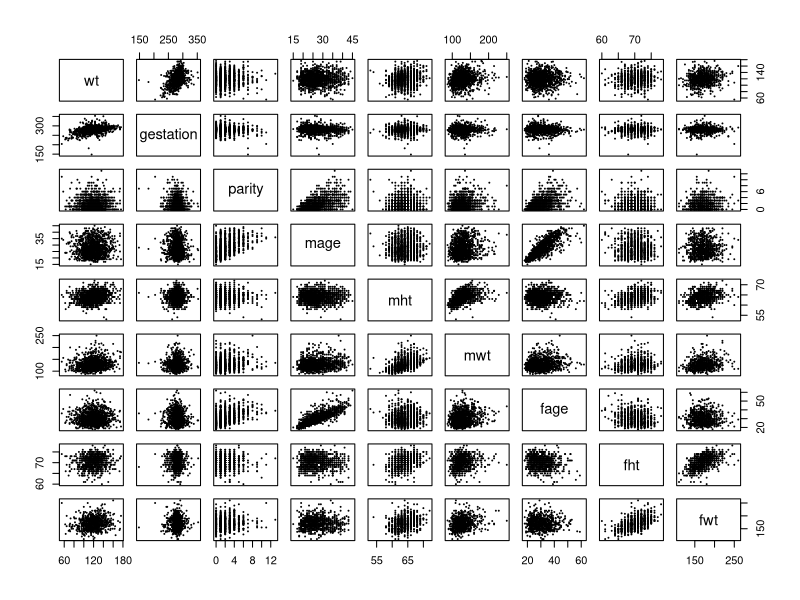
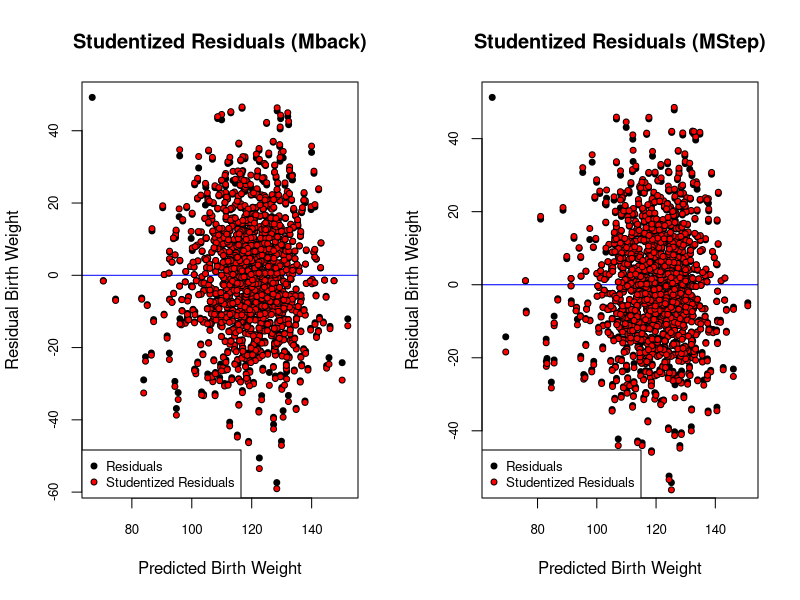
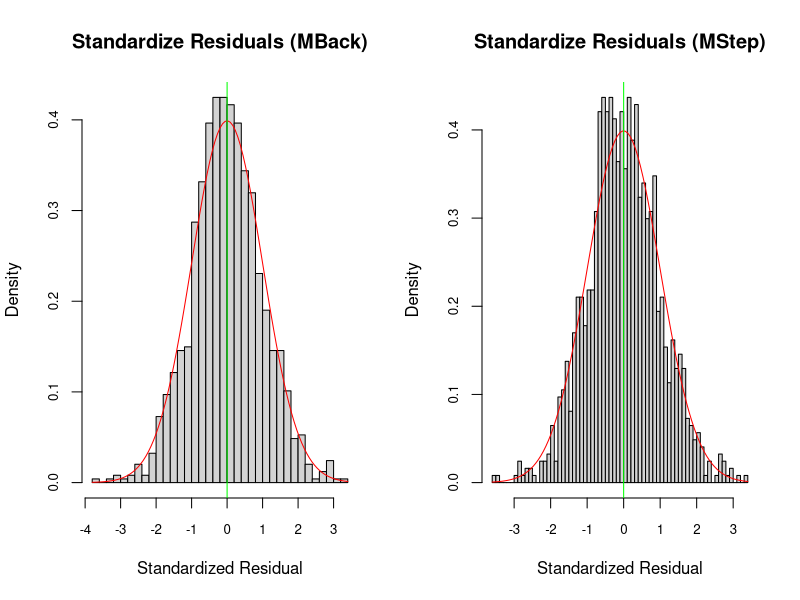
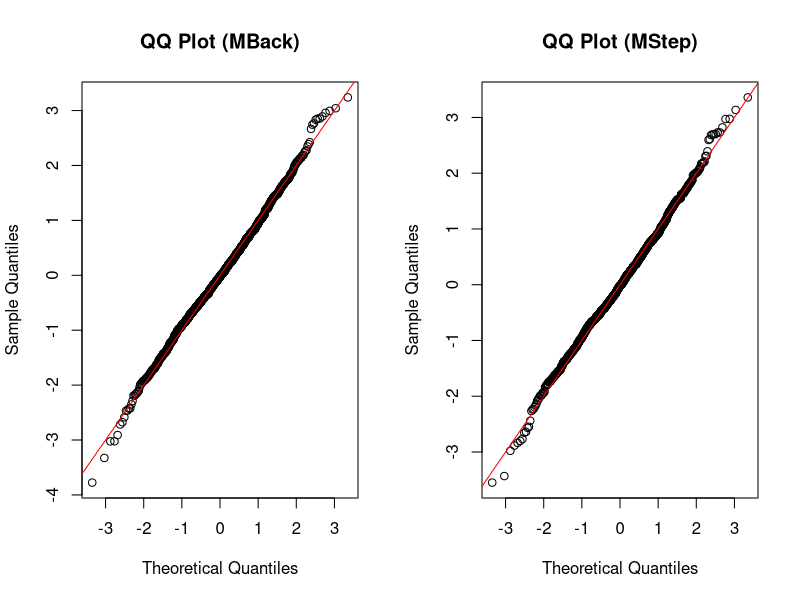
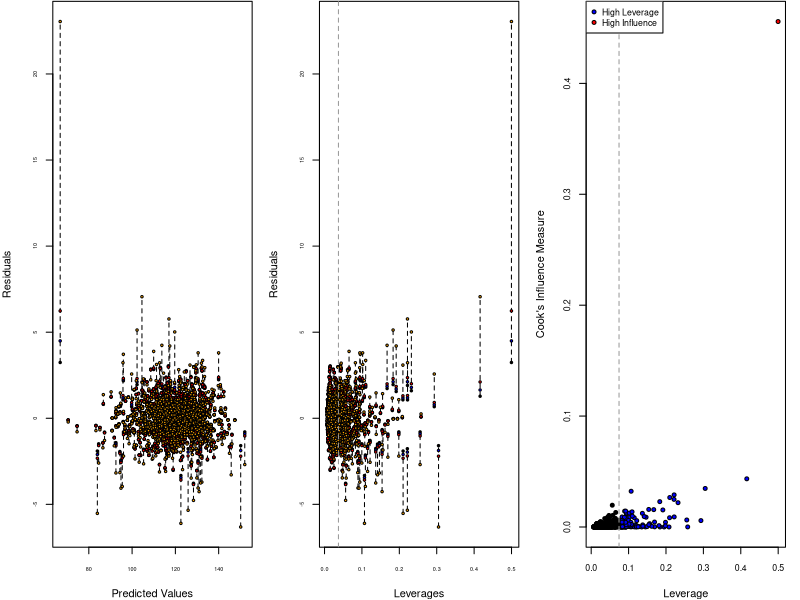
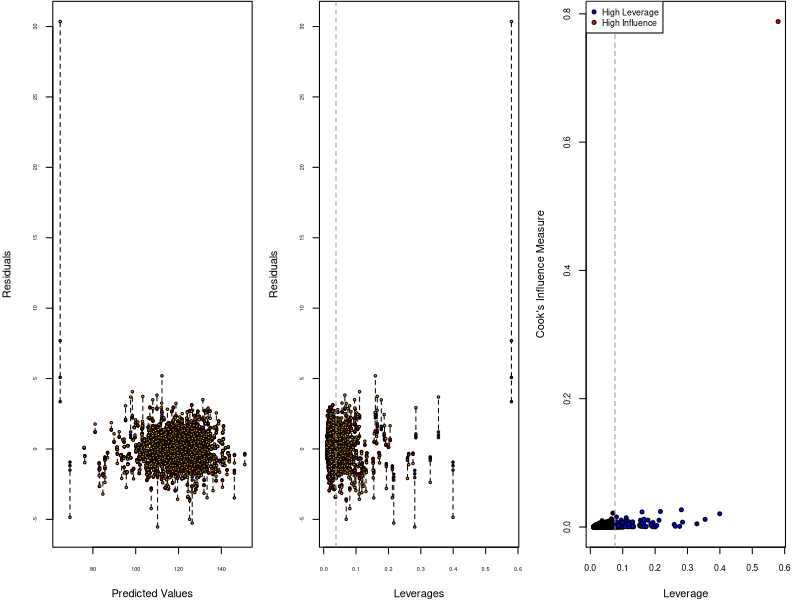
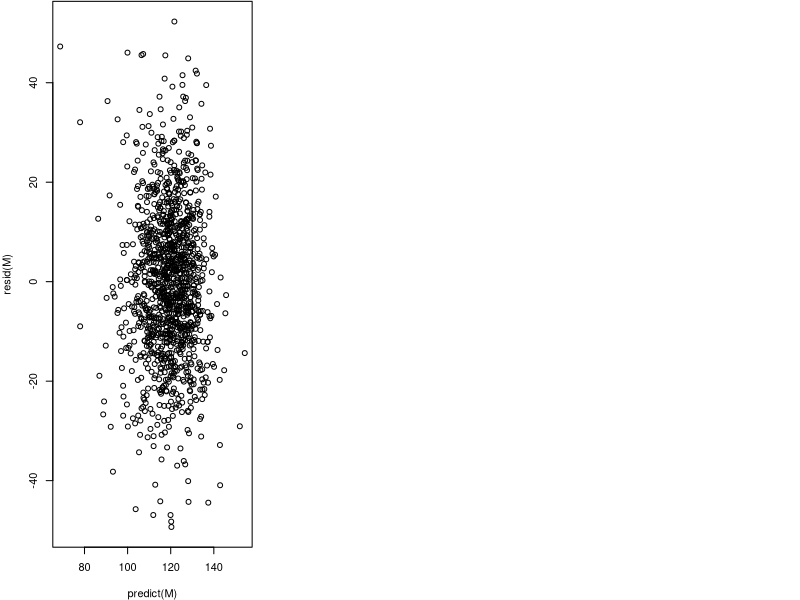
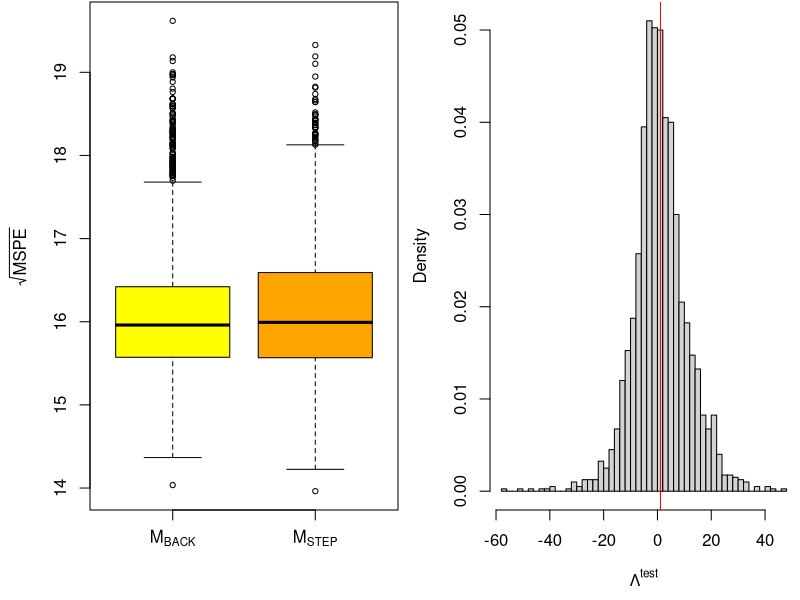

Recreate these plots in R, in order.
## ---- chunk 1
knitr::opts_chunk$set(echo = TRUE)
library(mice)
## ---- chunk 2
# read in data
births.raw = read.csv("chds_births.csv")
## ---- chunk 3
head(births.raw)
summary(births.raw)

proportion <- sapply(births.raw, function(x) { sum(is.na(x))*100/nrow(births.raw) })
proportion

# Validating Variables
births.raw$marital[!births.raw$marital %in% c(1:5)] = NA
births.raw$time[births.raw$time %in% c(9)] = NA
births.raw$number[births.raw$number %in% c(9)] = NA

## ---- chunk 4
categoricals = c('meth', 'feth', 'med', 'fed', 'marital',
                 'income', 'smoke', 'time', 'number')#, 'parity', 'mht', 'fht')
continuous = names(births.raw)[! names(births.raw) %in% categoricals]

# Categorize m/feth
#meth.categories = c(rep('Caucasian', 6), 'Mexican', 
#                   'African-American', 'Asian', 'Mixed', 'Other')
meth.categories = c(rep('Caucasian', 6), 'Other', 
                    'African-American', 'Other', 'Other', 'Other')
for (i in 1:length(meth.categories)) {
  births.raw$meth[births.raw$meth == i-1] = meth.categories[i]
  births.raw$feth[births.raw$feth == i-1] = meth.categories[i]
}
births.raw$meth = as.factor(births.raw$meth)
births.raw$feth = as.factor(births.raw$feth)

# Categorize m/fed
#med.categories = c('elementary school', 'middle school', 'high school', 
#                   'high school + trade school', 'high school + some college', 
#                   'college graduate', 'trade school', 'high school unclear')
med.categories = c('Other', 'middle school', 'high school', 'Other',
                   'high school + some college', 'college graduate',
                   'Other', 'Other')
for (i in 1:length(med.categories)) {
  births.raw$med[births.raw$med == i-1] = med.categories[i]
  births.raw$fed[births.raw$fed == i-1] = med.categories[i]
}
births.raw$med = as.factor(births.raw$med)
births.raw$fed = as.factor(births.raw$fed)

# Categorize marital
#marital.categories = c('married', 'legally separated', 
#                       'divorced', 'widowed', 'never married')
marital.categories = c('married', 'single', 'single', 
                       'single', 'single')
for (i in 1:length(marital.categories)) {
  births.raw$marital[births.raw$marital == i] = marital.categories[i]
}
births.raw$marital = as.factor(births.raw$marital)

# Categorize income
income.categories = c('under 2500', '2500-4999', '5000-7499','7500-9999', 
                      '10000-12499', '12500-14999', '15000-17499', 
                      '17500-19999', '20000-22499', 'over 22500')
for (i in 1:length(income.categories)) {
  births.raw$income[births.raw$income == i-1] = income.categories[i]
}
births.raw$income = as.factor(births.raw$income)

# Categorize smoke
smoke.categories = c('never', 'smokes now', 'until pregnancy', 
                     'used to, not anymore')
for (i in 1:length(smoke.categories)) {
  births.raw$smoke[births.raw$smoke == i-1] = smoke.categories[i]
}
births.raw$smoke = as.factor(births.raw$smoke)

# Categorize time
#time.categories = c('never or more than 10 years', 'still smokes', 
#                    'during pregnancy', 'less than a year', '1-2 years', 
#                   '2-3 years', '3-4 years', '5-9 years', 
#                   'never or more than 10 years', 'quit but don’t know when')
time.categories = c('never or more than 10 years', 'still smokes', 
                    'during pregnancy', 'less than 10 year', 
                    'less than 10 year', 'less than 10 year', 
                    'less than 10 year', 'less than 10 year', 
                    'never or more than 10 years', 'quit but don’t know when')
for (i in 1:length(time.categories)) {
  births.raw$time[births.raw$time == i-1] = time.categories[i]
}
births.raw$time = as.factor(births.raw$time)

# Categorize number
#number.categories = c('never smoked', '1-4', '5-9', '10-14', '15-19',
#                      '20-29', '30-39', '40-60', 'more than 60', 
#                      'smoked but don’t know how much')
number.categories = c('never smoked', 'less than 20', 'less than 20', 
                      'less than 20', 'less than 20', 'more than 20',
                      'more than 20', 'more than 20', 'more than 20', 
                      'smoked but don’t know how much')
for (i in 1:length(number.categories)) {
  births.raw$number[births.raw$number == i-1] = number.categories[i]
}
births.raw$number = as.factor(births.raw$number)

births.raw$smoke = NULL
# summary(births.raw)
## ---- chunk 5
births.raw.cont = births.raw[ , ! names(births.raw) %in% categoricals]
# summary(births.raw.cont)
pairs(births.raw.cont, cex = 0.2)
## ---- chunk 6
table(births.raw$parity)

# Categorize parity
births.raw$parity[births.raw$parity > 5] = 5
parity.categories = c('zero', 'one', 'two', 'three', 'four', 'more than four')
for (i in 1:length(parity.categories)) {
  births.raw$parity[births.raw$parity == i-1] = parity.categories[i]
}
births.raw$parity = as.factor(births.raw$parity)
## ---- chunk 7
invisible(capture.output(births.mice <- mice(births.raw, method = "cart", seed = 1)))
births.clean <- complete(births.mice)
anyNA(births.clean)
## ---- chunk 8
# Variance Inflaction Factor
# design matrix excluding intercept
X <- model.matrix(lm(wt ~ gestation + mage + mwt + fage
                     + fwt + mht + fht - 1, data = births.clean))
C <- cor(X) # correlation matrix
vif <- diag(solve(C))

# pre-fitting model
MPrefit <- lm(wt ~ gestation + mage + mwt + fwt + fht + mht, data = births.clean)
## ---- chunk 9
M0 <- lm(wt ~ 1, data = births.clean) # initial model
Mfull <- lm(wt ~ ( . - number - time - fed - med - feth - meth - marital)^2+
              number + time + fed + med + feth + meth + marital +
              I(gestation^2) + I(mage^2) + I(mht^2) + I(mwt^2) + I(fage^2) + 
              I(fht^2) + I(fwt^2), data = births.clean) # full model
Mstart <- lm(wt ~ ., data = births.clean) # start model
## ---- chunk 10
# forward selection
Mfwd <- step(object = M0,
             scope = list(lower = M0, upper = Mfull),
             direction = "forward",
             trace = FALSE)
## ---- chunk 11
# backward elimination
Mback <- step(object = Mfull,
              scope = list(lower = M0, upper = Mfull),
              direction = "backward",
              trace = FALSE)
## ---- chunk 12
# stepwise selection
Mstep <- step(object = Mstart,
              scope = list(lower = M0, upper = Mfull),
              direction = "both",
              trace = FALSE)
## ---- chunk 13
#Press Statistic
calPress <- function(M){
  #X <- model.matrix(M)
  #H <- X %*% solve(crossprod(X), t(X))
  #press <- resid(M)/(1-diag(H))
  press <- resid(M)/(1-hatvalues(M))
  press <- sum(press^2)
  return(press)
}

press1 <- calPress(Mfwd);
press2 <- calPress(Mback);
press3 <- calPress(Mstep);
press4 <- calPress(MPrefit)

presses <- c(press1, press2, press3, press4)

# AIC Statistic
AIC1 <- AIC(Mfwd)
AIC2 <- AIC(Mback)
AIC3 <- AIC(Mstep)
AIC4 <- AIC(MPrefit)

AICS <- c(AIC1, AIC2, AIC3, AIC4)


## ---- chunk 14
r.squared <- c(summary(Mfwd)$r.squared, summary(Mback)$r.square, 
               summary(Mstep)$r.square, summary(MPrefit)$r.square)
info <- c(r.squared,AICS,presses)
info <- matrix(t(info),nrow = 4,ncol = 3)
rownames(info)<-c("MFwd", "MBack", "MStep", "MPrefit")
colnames(info)<-c("R^2", "AIC", "Press")
info  

## ---- chunk 15
# models to compare
M1 <- Mback
M2 <- Mstep
## ---- chunk 16

# function for drawing studendized residual plots
StuResPlot <- function(M,name) {
  cex <- .8
  res <- residuals(M)
  h <- hatvalues(M)  # Hat matrix
  res.stu <- res/sqrt(1-h) # studentized residuals, but on the data scale
  y.hat <- predict(M)
 
  par(4,.1,4,.1)
  plot(y.hat, res, pch = 21, bg = "black", 
       cex = cex, 
       cex.axis = cex,
       xlab = "Predicted Birth Weight",
       ylab = "Residual Birth Weight",
       main = paste("Studentized Residuals",name),
       abline(h = mean(res), col = "blue"))
  points(y.hat, res.stu, pch = 21, bg = "red", cex = cex)
  legend(x = "bottomleft", c("Residuals", "Studentized Residuals"),
         pch = 21, pt.bg = c("black", "red"), pt.cex = cex, cex = cex)
}

# function for drawing standardized residual plots
StaResPlot <- function(M,name) {
  cex <- .8
  res <- residuals(M) # Hat matrix
  h <- hatvalues(M)
  sigma.hat <- sigma(M)
  # par(mar = c(4,2,.1,2))
  par(4,.1,4,.1)
  hist(res/sigma.hat, breaks = 50, freq = FALSE, cex.axis = cex,
  xlab = "Standardized Residual", main = paste("Standardize Residuals",name))
  curve(dnorm(x), col = "red", add = TRUE)
  abline(v = mean(res/sigma.hat), col = "green")
}

#function for drawing QQ plots
QQPlot <- function(M,name) {
  res <- residuals(M)
  h <- hatvalues(M)
  qqnorm(res/sigma(M),main = paste("QQ Plot",name))
  abline(a=0, b=1, col = "red") #add 45 degree line
  # head(res.stu1)
}


## ---- chunk 17

 par(mfrow = c(1,2))
# studendized residual for backward elimination model:
StuResPlot(Mback,"(Mback)")

# studentdized residual for stepwise selection model:
StuResPlot(Mstep,"(MStep)")

## ---- chunk 18
par(mfrow = c(1,2))
# standardized residual for backward elimination model:
StaResPlot(Mback,"(MBack)")

# standardized residual for stepwise selection model:
StaResPlot(Mstep,"(MStep)")
## ---- chunk 19

 par(mfrow = c(1,2))
# QQ-plot for backward selection model:
QQPlot(Mback,"(MBack)")

# QQ-plot for stepwise selection model:
QQPlot(Mstep,"(MStep)")
## ---- chunk 20
# function to produce leverage and influence plots
LeverageInfluence <- function(M) {
  y.hat <- predict(M) # predicted values
  sigma.hat <- sigma(M)
  res <- resid(M) # original residuals$
  res.sta <- res/sigma.hat # standardized residuals

  # compute leverages
  h <- hatvalues(M) # hat matrix
  res.stu <- res.sta/sqrt(1-h) # studentized residuals

  # PRESS residuals
  press <- res/(1-h)

  # DFFITS residuals
  dfts <- dffits(M)

  # standardize each of these such that they are identical at the average
  # leverage value
  p <- length(coef(M))
  n <- nobs(M)
  hbar <- p/n # average leverage
  res.stu <- res.stu*sqrt(1 - hbar) # at h = hbar, res.stu = res.sta
  press <- press*(1 - hbar)/sigma.hat # at h = hbar, press = res.sta
  dfts <- dfts*(1 - hbar)/sqrt(hbar) # at h = hbar, dfts = res.sta

  # plot all residuals
  par(mfrow = c(1,3), mar = c(4,4,.1,1.1))
  cex <- .5
  plot(y.hat, rep(0, length(y.hat)),
       type = "n", # empty plot to get the axis range
       ylim = range(res.sta, res.stu, press, dfts),
       cex.axis = cex,
       xlab = "Predicted Values",
       ylab = "Residuals")

  # dotted line connecting each observations residuals for better visibility
  segments(x0 = y.hat,
           y0 = pmin(res.sta, res.stu, press, dfts),
           y1 = pmax(res.sta, res.stu, press, dfts),
           lty = 2)
  points(y.hat, res.sta, pch = 21, bg = "black", cex = cex)
  points(y.hat, res.stu, pch = 21, bg = "blue", cex = cex)
  points(y.hat, press, pch = 21, bg = "red", cex = cex)
  points(y.hat, dfts, pch = 21, bg = "orange", cex = cex)

  # against leverages
  plot(h, rep(0, length(y.hat)),
       type = "n",
       cex.axis = cex,
       ylim = range(res.sta, res.stu, press, dfts),
       xlab = "Leverages", ylab = "Residuals")

  segments(x0 = h,
          y0 = pmin(res.sta, res.stu, press, dfts),
          y1 = pmax(res.sta, res.stu, press, dfts),
          lty = 2)
  points(h, res.sta, pch = 21, bg = "black", cex = cex)
  points(h, res.stu, pch = 21, bg = "blue", cex = cex)
  points(h, press, pch = 21, bg = "red", cex = cex)
  points(h, dfts, pch = 21, bg = "orange", cex = cex)
  abline(v = hbar, col = "grey60", lty = 2)

  # cook's distance vs. leverage
  D <- cooks.distance(M)

  # flag some of the points
  infl.ind <- which.max(D) # top influence point
  lev.ind <- h > 2*hbar # leverage more than 2x the average
  clrs <- rep("black", len = n)
  clrs[lev.ind] <- "blue"
  clrs[infl.ind] <- "red"
  # par(mfrow = c(1,1), mar = c(4,4,1,1))
  cex <- .8
  plot(h, D, xlab = "Leverage", ylab = "Cook's Influence Measure",
  pch = 21, bg = clrs, cex = cex, cex.axis = cex)
  p <- length(coef(M))
  n <- nrow(births.clean)
  hbar <- p/n # average leverage
  abline(v = 2*hbar, col = "grey60", lty = 2) # 2x average leverage
  legend("topleft", legend = c("High Leverage", "High Influence"), pch = 21,
         pt.bg = c("blue", "red"), cex = cex, pt.cex = cex)
  return(c(infl.ind, D[infl.ind]))
}


# leverage influence for forward selection model:
a <-LeverageInfluence(Mback)
b <-LeverageInfluence(Mstep)

## ---- chunk 21
M <-lm(births.clean)
# coef(M)
plot(predict(M),resid(M))
entry <- which.max(resid(M))
entry
## ---- chunk 22
# Cross-validation setup
nreps <- 2e3 # number of replications
ntot <- nrow(births.clean) # total number of observations
ntrain <- floor(ntot * 0.7) # size of training set
ntest <- ntot-ntrain # size of test set
mspe1 <- rep(NA, nreps) # sum-of-square errors for each CV replication
mspe2 <- rep(NA, nreps)
logLambda <- rep(NA, nreps) # log-likelihod ratio statistic for each replication
for(ii in 1:nreps) {
  # randomly select training observations
  train.ind <- sample(ntot, ntrain) # training observations
  # refit the models on the subset of training data; ?update for details!
  M1.cv <- update(M1, subset = train.ind)
  M2.cv <- update(M2, subset = train.ind)
  # out-of-sample residuals for both models
  # that is, testing data - predictions with training parameters
  M1.res <- births.clean$wt[-train.ind] -
            predict(M1.cv, newdata = births.clean[-train.ind,])
  M2.res <- births.clean$wt[-train.ind] -
            predict(M2.cv, newdata = births.clean[-train.ind,])
  # mean-square prediction errors
  mspe1[ii] <- mean(M1.res^2)
  mspe2[ii] <- mean(M2.res^2)
  # out-of-sample likelihood ratio
  M1.sigma <- sqrt(sum(resid(M1.cv)^2)/ntrain) # MLE of sigma
  M2.sigma <- sqrt(sum(resid(M2.cv)^2)/ntrain)
  # since res = y - pred, dnorm(y, pred, sd) = dnorm(res, 0, sd)
  logLambda[ii] <- sum(dnorm(M1.res, mean = 0, sd = M1.sigma, log = TRUE))
  logLambda[ii] <- logLambda[ii] -
                   sum(dnorm(M2.res, mean = 0, sd = M2.sigma, log = TRUE))
}
## ---- chunk 23
# plot rMSPE and out-of-sample log(Lambda)
par(mfrow = c(1,2))
par(mar = c(4.5, 4.5, .1, .1))
boxplot(x = list(sqrt(mspe1), sqrt(mspe2)), names = expression(M[BACK], M[STEP]), cex = .7,
        ylab = expression(sqrt(MSPE)), col = c("yellow", "orange"))
hist(logLambda, breaks = 50, freq = FALSE,
     xlab = expression(Lambda^{test}),
     main = "", cex = .7)
abline(v = mean(logLambda), col = "red") # average value
